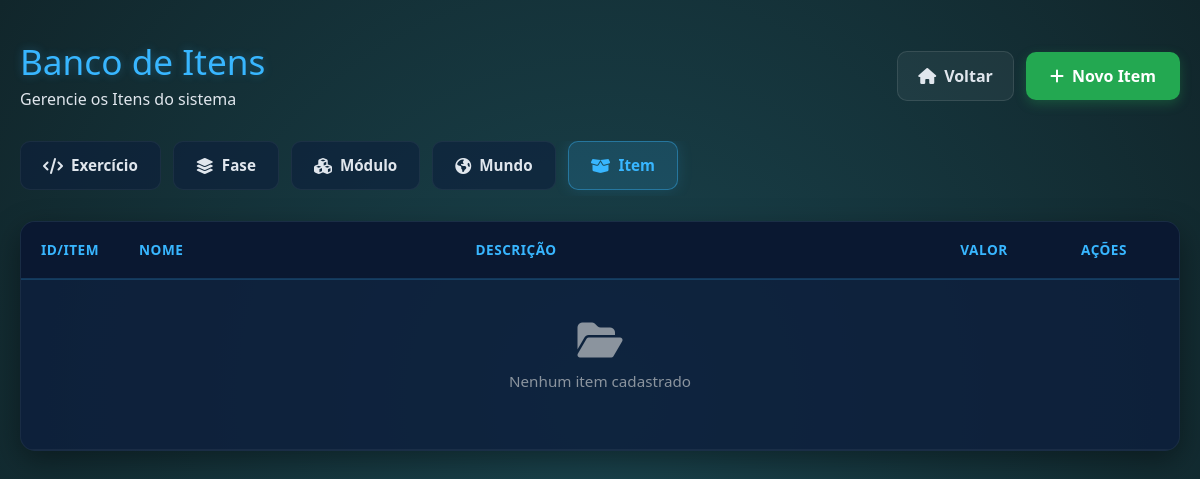
/listarItens, run on an earlier commit of the app's database.
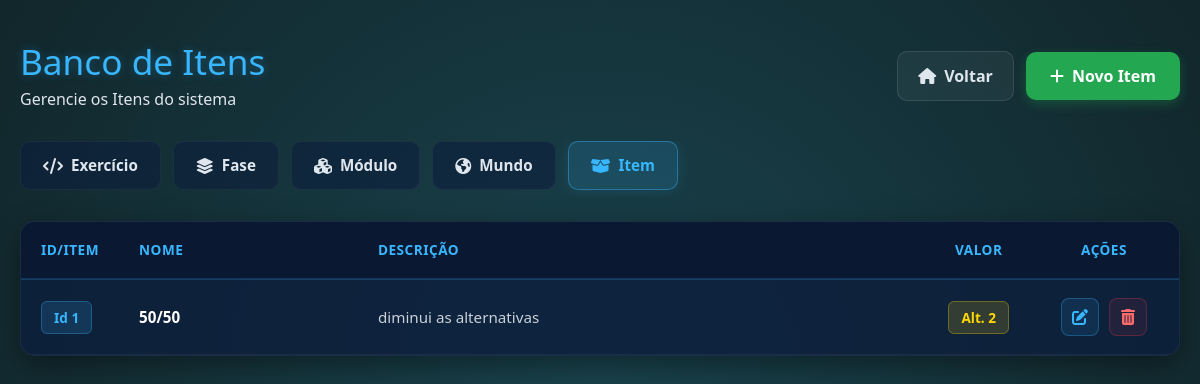
And on a later commit of the database.
### models/ItemModel.py (models this page shows, shortened)
class ItemModel(bd.Model):
   __tablename__ = 'Item'
   idItem = bd.Column(bd.Integer, primary_key=True, autoincrement=True)
   nome = bd.Column(bd.String(25), nullable=False)
   descricao = bd.Column(bd.String(99), nullable=False)
   valor = bd.Column(bd.Integer, nullable=False)

### views_mundo.py (the view)
@app.route('/listarItens')
def listarItens():
    oItemController = ItemController()
    return oItemController.listarItens()

### app.py (called while the page is built)
@event.listens_for(Engine, "connect")
def set_sqlite_pragma(dbapi_connection, connection_record):
    cursor = dbapi_connection.cursor()
    cursor.execute("PRAGMA foreign_keys=ON")
    cursor.close()

### controllers/ItemController.py (called while the page is built)
    def listarItens(self):
        oItemService = ItemService()
        return oItemService.listarItens()

### dao/ItemDao.py (called while the page is built)
    def carregarItensLoja(self):
        listaItens = ItemModel.query.all()
        return listaItens

### service/ItemService.py (called while the page is built)
    def listarItens(self):
        oItemDao = ItemDao()
        oItemView = ItemView()
        lista = oItemDao.carregarItensLoja()
        return oItemView.listarItens(lista)

### views/ItemView.py (called while the page is built)
    def listarItens(self, listaItens):
        return render_template('listarItens.html', listaItens=listaItens)

### templates/listarItens.html
{% extends "template.html" %}
{% block cabecalho %}
    <link rel="stylesheet" href="{{ url_for('static', filename='styles/listarExercicios.css') }}"/>
    <link rel="stylesheet" href="https://cdnjs.cloudflare.com/ajax/libs/font-awesome/6.4.0/css/all.min.css">
{% endblock %}
{% block corpo %}
<div class="crud-container">
    <div class="crud-header">
        <div>
            <h1 class="crud-titulo">Banco de Itens</h1>
            <p class="crud-subtitulo">Gerencie os Itens do sistema</p>
        </div>
        <div class="header-acoes">
            <a href="{{ url_for('index') }}" class="btn-voltar">
                <i class="fa-solid fa-house"></i> Voltar
            </a>
            <a href="{{ url_for('cadastrarItem') }}" class="btn-novo-exercicio">
                <i class="fa-solid fa-plus"></i> Novo Item
            </a>
        </div>
    </div>
    <div class="crud-nav-tabs">
        <a href="{{ url_for('listarExercicios') }}" class="tab-item ">
            <i class="fa-solid fa-code"></i> Exercício
        </a>
        <a href="{{ url_for('listarFases') }}" class="tab-item ">
            <i class="fa-solid fa-layer-group"></i> Fase
        </a>
        <a href="{{ url_for('listarModulos') }}" class="tab-item ">
            <i class="fa-solid fa-cubes"></i> Módulo
        </a>
        <a href="{{ url_for('listarMundos') }}" class="tab-item">
            <i class="fa-solid fa-earth-americas"></i> Mundo
        </a>
        <a href="{{ url_for('listarItens') }}" class="tab-item active">
            <i class="fa-solid fa-box-open"></i> Item
        </a>
    </div>
    <div class="tabela-responsiva">
        <table class="tabela-exercicios">
            <thead>
                <tr>
                    <th style="width: 80px;">id/Item</th>
                    <th>Nome</th>
                    <th>Descrição</th>
                    <th style="width: 90px; text-align: center;">Valor</th>
                    <th style="width: 150px; text-align: center;">Ações</th>
                </tr>
            </thead>
            <tbody>
                {% for item in listaItens %}
                <tr>
                    <td data-label="idItem">
                        <span class="badge-fase">Id {{item.idItem}}</span>
                    </td>
                    <td data-label="nome" class="col-titulo">
                        <strong>{{ item.nome }}</strong>
                    </td>
                    <td data-label="descricao" class="col-enunciado">
                        {{ item.descricao }}
                    </td>
                    <td data-label="valor" style="text-align: center;">
                        <span class="badge-resposta">Alt. {{ item.valor}}</span>
                    </td>
                    <td data-label="Ações" style="text-align: center;">
                        <div class="grupo-acoes">
                            <a href="{{ url_for('editarItem', idItem=item.idItem) }}" class="btn-acao btn-alterar" title="Alterar Item">
                                <i class="fa-solid fa-pen-to-square"></i>
                            </a>
                            <a href="{{ url_for('deletarItem', idItem=item.idItem) }}" class="btn-acao btn-apagar" title="Apagar Item" onclick="return confirm('Tem certeza que deseja apagar o item: {{ item.nome }}?')">
                                <i class="fa-solid fa-trash-can"></i>
                            </a>
                        </div>
                    </td>
                </tr>
                {% else %}
                <tr>
                    <td colspan="5" class="tabela-vazia">
                        <i class="fa-solid fa-folder-open"></i>
                        <p>Nenhum item cadastrado</p>
                    </td>
                </tr>
                {% endfor %}
            </tbody>
        </table>
    </div>
</div>
{% endblock %}

What changed in the data, as far as the page shows it:
added ItemModel: idItem "1", nome "50/50", descricao "diminui as alternativas", valor "2"
Also different on the page:
text no longer shown: "Nenhum item cadastrado"
